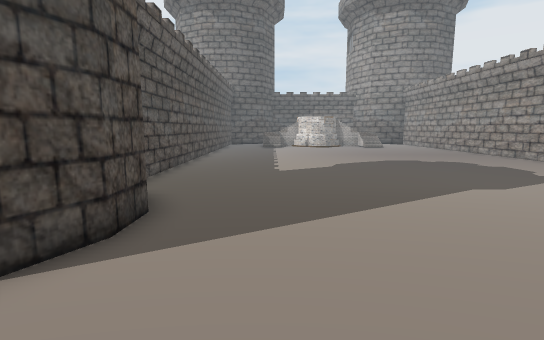
[1] (above)

18 first-person views from a walk through a scene from a Unity 3-D project. The camera is 1.5 m above the floor, tilts 8° down and sees 85° across. The floor is counted in squares, 0.95 m on a side. Each view is taken from the middle of a square. On the plan, view 1 faces up. The plan holds only what a view shows up to about 15 squares ahead; the rest is blank. The place goes on beyond the plan. The player character is not drawn. Some animated figures are left out.

[2]
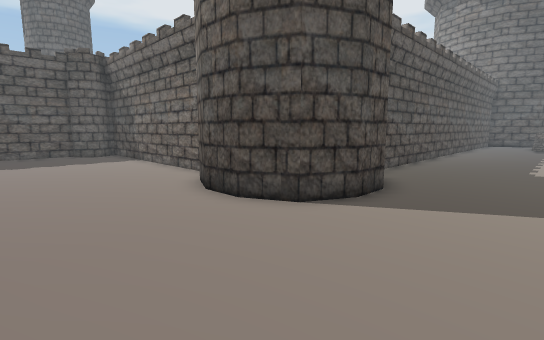

[3]
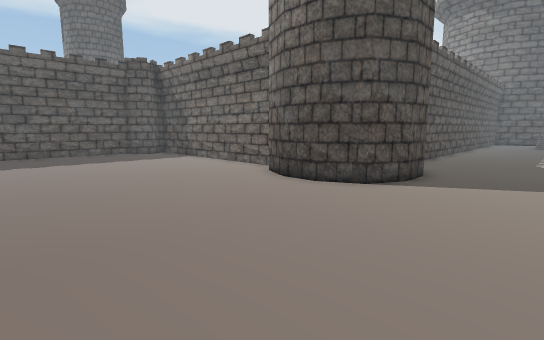

[4]
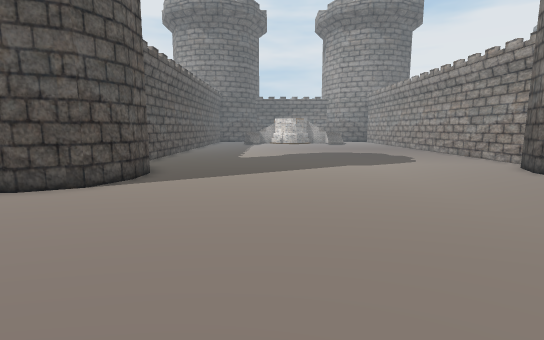

[5]
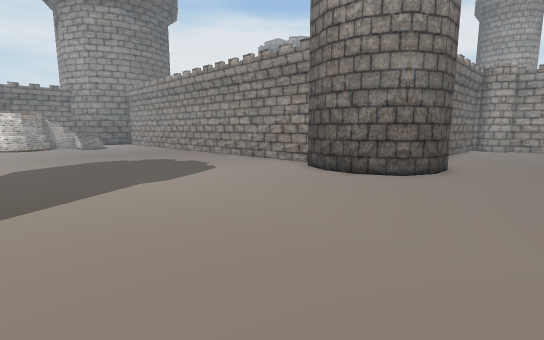

[6]
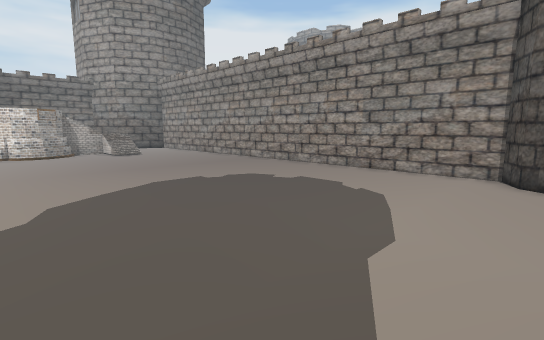

[7]
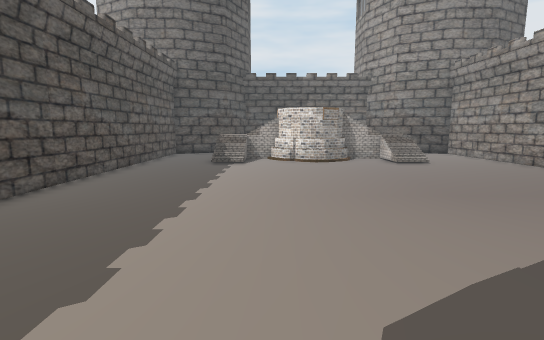

[8]
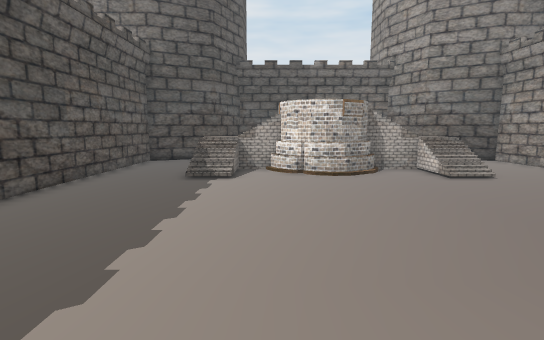

[9]
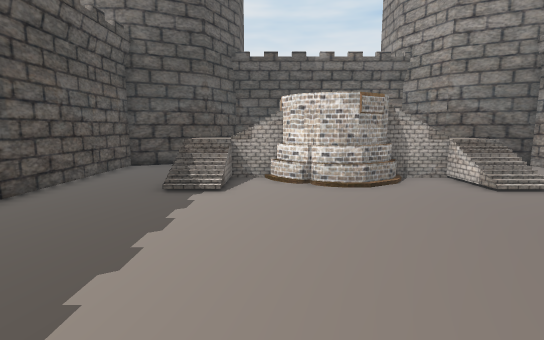

[10]
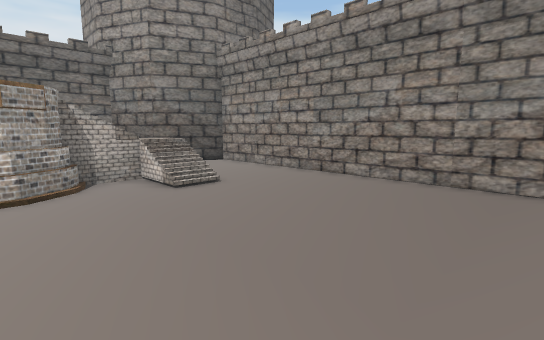

[11]
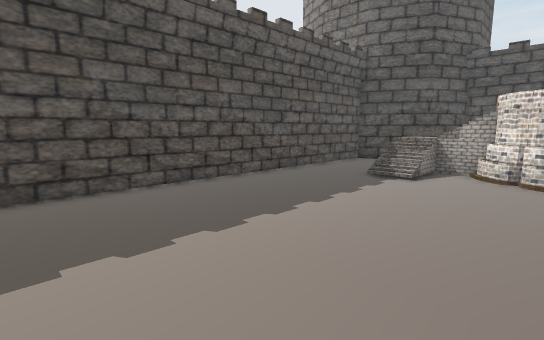

[12]
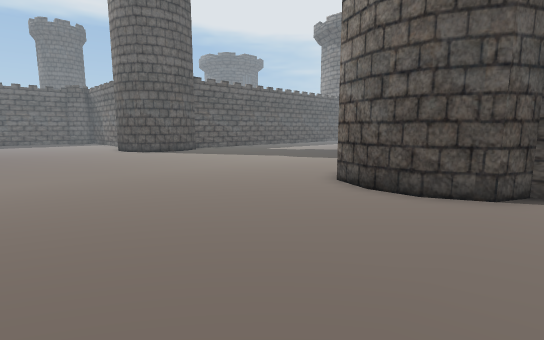

[13]
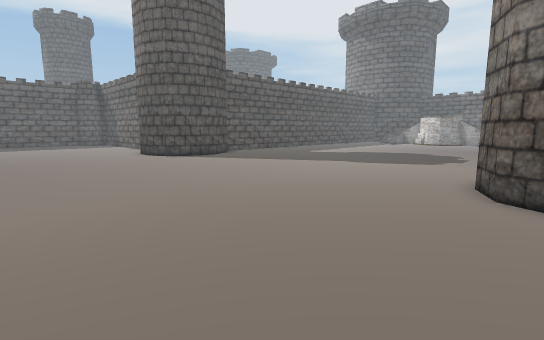

[14]
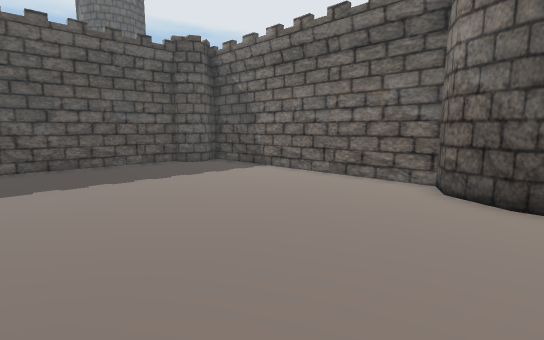

[15]
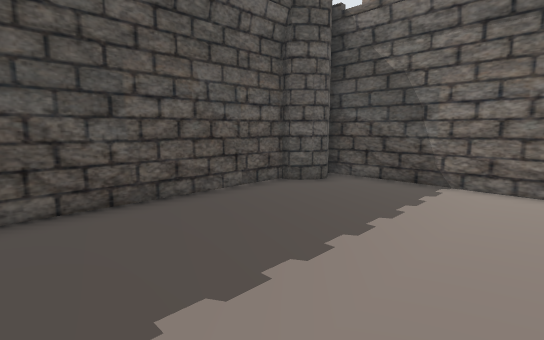

[16]
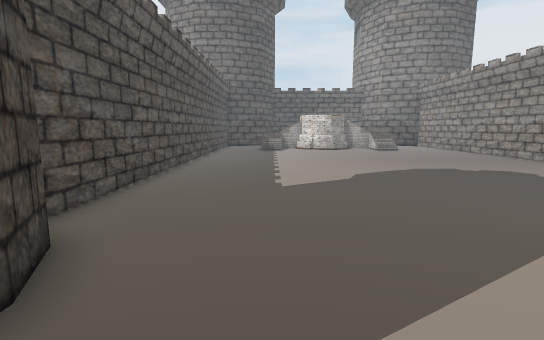

[17]
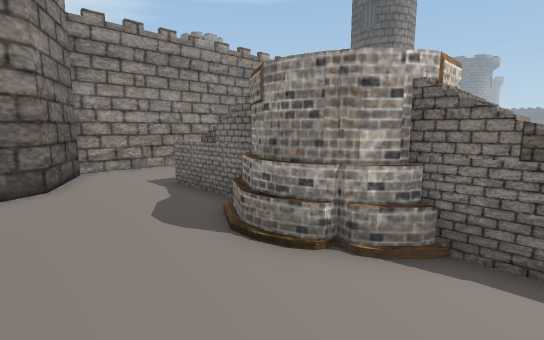

[18]
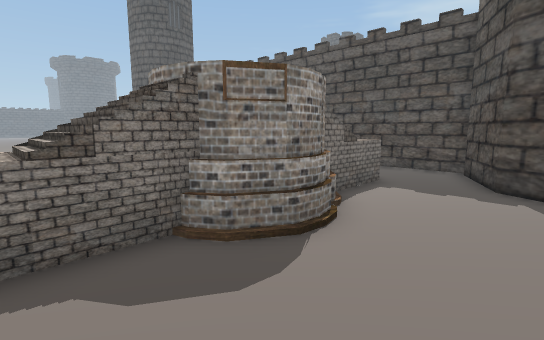

### Floor plan
Key: @ floor where view 1 was taken; # wall or solid block; . main floor; : floor 1.25 m higher than the main floor; / step, stairs or slope; = window, fence, low wall or low ledge; v drop or lower ground; O other object.
Columns run from 18 left of view 1 to 17 right of it. Each row starts with its distance up from view 1.
 32                  ##........##
 31                 ##..........##
 30               ###............###
 29               #......OOO.......#
 28               #...=v#   vv=....#
 27               #...://   //::...#
 26               #..//vv   vv//...#
 25               #.../...v...//...#
 24               #................#
 23               #................#
 22               #................#
 21               #................#
 20               #................#
 19               #................#
 18               #................#
 17               #................#
 16               #................#
 15               #................#
 14               #................#
 13               #................#
 12               #................#
 11               #................#
 10               #................#
  9               #................#
  8               #................#
  7               ##..............##
  6                #..............#
  5                ##............##
  4 ############   ##............##   ##
  3 ##.........#####..............#####.
  2 #...........###................###..
  1 #...................................
  0 #.................@.................
 -1 #...................................
 -2 #...................................
 -3 #...................................
 -4 #..................................
 -5 #................. ............... .

Where each view was taken, in squares from view 1:
view 1: 0 up, 0 right, facing up
view 2: 2 down, 1 right, facing up-left
view 3: 5 down, 1 right, facing up-left
view 4: 5 down, 2 right, facing up
view 5: 1 down, 2 right, facing up-right
view 6: 6 up, 2 right, facing up-right
view 7: 11 up, 2 right, facing up
view 8: 15 up, 2 right, facing up
view 9: 17 up, 2 right, facing up
view 10: 17 up, 4 right, facing up-right
view 11: 15 up, 4 right, facing up-left
view 12: 5 down, 17 right, facing up-left
view 13: 5 down, 13 right, facing up-left
view 14: 5 down, 5 left, facing up-left
view 15: 5 down, 12 left, facing up-left
view 16: 3 up, 0 right, facing up
view 17: 32 up, 1 right, facing down-right
view 18: 32 up, 8 right, facing down-left
